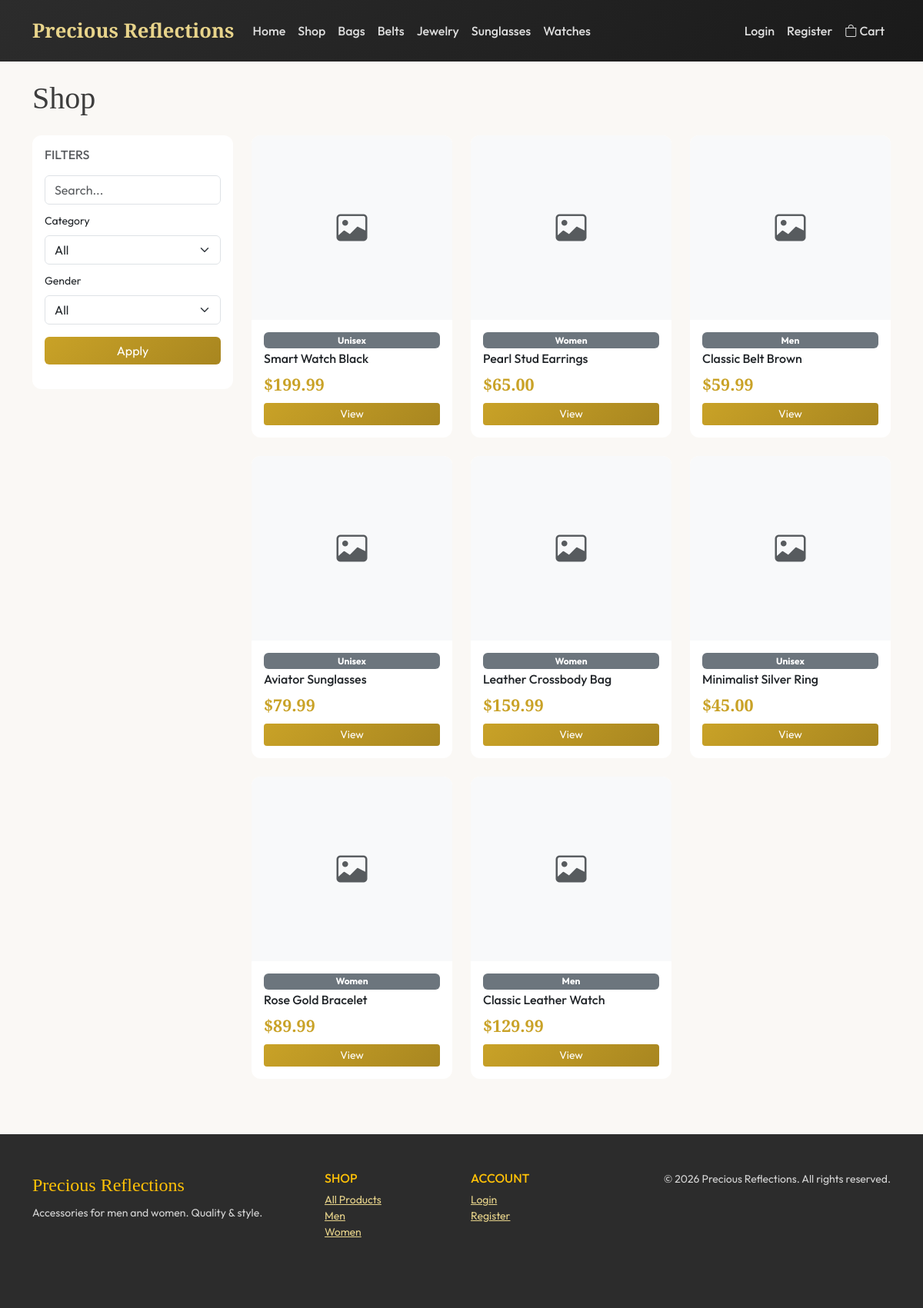
The app's page /shop/ with its own data.
### store/models.py (models this page shows, shortened)
class Category(models.Model):
    name = models.CharField(max_length=100)
    slug = models.SlugField(unique=True, max_length=100)
    description = models.TextField(blank=True)
    image = models.ImageField(upload_to='categories/', blank=True, null=True)
    created_at = models.DateTimeField(auto_now_add=True)
    class Meta:
        verbose_name_plural = 'Categories'
        ordering = ['name']

class Product(models.Model):
    name = models.CharField(max_length=200)
    slug = models.SlugField(unique=True, max_length=200)
    description = models.TextField()
    price = models.DecimalField(max_digits=10, decimal_places=2, validators=[MinValueValidator(0)])
    stock = models.PositiveIntegerField(default=0)
    category = models.ForeignKey(Category, on_delete=models.CASCADE, related_name='products')
    gender = models.CharField(max_length=1, choices=GENDER_CHOICES, default='U')
    image = models.ImageField(upload_to='products/', blank=True, null=True)
    created_at = models.DateTimeField(auto_now_add=True)
    updated_at = models.DateTimeField(auto_now=True)
    is_active = models.BooleanField(default=True)
    class Meta:
        ordering = ['-created_at']
    @property
    def out_of_stock(self):
        return self.stock == 0

### store/views.py (the view)
# urls.py: path('shop/', views.shop, name='shop'),
def shop(request):
    qs = Product.objects.filter(is_active=True)
    category_slug = request.GET.get('category')
    gender = request.GET.get('gender')
    q = request.GET.get('q', '').strip()
    if category_slug:
        qs = qs.filter(category__slug=category_slug)
    if gender and gender in ('M', 'F', 'U'):
        qs = qs.filter(gender=gender)
    if q:
        qs = qs.filter(Q(name__icontains=q) | Q(description__icontains=q))
    paginator = Paginator(qs, 12)
    page = request.GET.get('page', 1)
    products = paginator.get_page(page)
    categories = Category.objects.all()
    return render(request, 'store/shop.html', {
        'products': products,
        'categories': categories,
        'selected_category': category_slug,
        'selected_gender': gender,
        'search_q': q,
    })

### store/context_processors.py (called while the page is built)
def cart_count(request):
    count = 0
    if request.session.get('cart'):
        for item in request.session['cart'].values():
            count += item.get('quantity', 0)
    return {'cart_count': count}

def categories_nav(request):
    from .models import Category
    categories = Category.objects.all()[:10]
    return {'nav_categories': categories}

### templates/store/shop.html (shortened to what this page needs)
{% extends 'base.html' %}
{% load static %}
{% block content %}
<div class="container">
  <h1 class="font-serif mb-4">Shop</h1>
  <div class="row">
    <aside class="col-lg-3 mb-4">
      <div class="card p-3">
        <h6 class="text-uppercase text-muted mb-3">Filters</h6>
        <form method="get" class="mb-3">
          <input type="text" name="q" class="form-control mb-2" placeholder="Search..." value="{{ search_q|default:'' }}">
          <label class="form-label small">Category</label>
          <select name="category" class="form-select mb-2">
            <option value="">All</option>
          </select>
          <label class="form-label small">Gender</label>
          <select name="gender" class="form-select mb-3">
            <option value="">All</option>
          </select>
          <button type="submit" class="btn btn-gold w-100">Apply</button>
        </form>
      </div>
    </aside>
    <div class="col-lg-9">
      <div class="row g-4">
        {% for product in products %}
        <div class="col-6 col-md-4">
          <div class="card h-100">
            <a href="{% url 'store:product_detail' product.slug %}">
              {% if product.image %}
              <img src="{{ product.image.url }}" class="card-img-top" alt="{{ product.name }}">
              {% else %}
              <div class="card-img-top bg-light d-flex align-items-center justify-content-center text-muted"><i class="bi bi-image fs-1"></i></div>
              {% endif %}
            </a>
            <div class="card-body d-flex flex-column">
              <span class="badge bg-secondary mb-1">{{ product.get_gender_display }}</span>
              <h6 class="card-title"><a href="{% url 'store:product_detail' product.slug %}" class="text-dark text-decoration-none">{{ product.name }}</a></h6>
              <p class="product-price mb-2">${{ product.price }}</p>
              {% if product.out_of_stock %}
              <span class="text-danger small">Out of stock</span>
              {% else %}
              <a href="{% url 'store:product_detail' product.slug %}" class="btn btn-gold btn-sm mt-auto">View</a>
              {% endif %}
            </div>
          </div>
        </div>
        {% empty %}
        <div class="col-12">
          <p class="text-muted">No products match your filters.</p>
        </div>
        {% endfor %}
      </div>
    </div>
  </div>
</div>
{% endblock %}

### templates/base.html (shortened to what this page needs)
{% load static %}
<!DOCTYPE html>
<html lang="en">
<head>
  <link href="https://cdn.jsdelivr.net/npm/bootstrap@5.3.2/dist/css/bootstrap.min.css" rel="stylesheet">
  <link rel="stylesheet" href="https://cdn.jsdelivr.net/npm/bootstrap-icons@1.11.1/font/bootstrap-icons.css">
</head>
<body>
  <nav class="navbar navbar-expand-lg navbar-dark py-3">
    <div class="container">
      <a class="navbar-brand" href="{% url 'store:home' %}">Precious Reflections</a>
      <div class="collapse navbar-collapse" id="nav">
        <ul class="navbar-nav me-auto">
          <li class="nav-item"><a class="nav-link" href="{% url 'store:home' %}">Home</a></li>
          <li class="nav-item"><a class="nav-link" href="{% url 'store:shop' %}">Shop</a></li>
          {% for cat in nav_categories %}
          <li class="nav-item"><a class="nav-link" href="{% url 'store:shop' %}?category={{ cat.slug }}">{{ cat.name }}</a></li>
          {% endfor %}
        </ul>
        <ul class="navbar-nav">
          {% if user.is_authenticated %}
            <li class="nav-item"><a class="nav-link" href="{% url 'accounts:profile' %}"><i class="bi bi-person"></i> Profile</a></li>
            <li class="nav-item"><a class="nav-link" href="{% url 'accounts:order_history' %}">Orders</a></li>
            {% if user.is_staff %}
            <li class="nav-item"><a class="nav-link" href="{% url 'store:admin_dashboard' %}">Dashboard</a></li>
            <li class="nav-item"><a class="nav-link" href="{% url 'admin:index' %}">Admin</a></li>
            {% endif %}
            <li class="nav-item"><a class="nav-link" href="{% url 'accounts:logout' %}">Logout</a></li>
          {% else %}
            <li class="nav-item"><a class="nav-link" href="{% url 'accounts:login' %}">Login</a></li>
            <li class="nav-item"><a class="nav-link" href="{% url 'accounts:register' %}">Register</a></li>
          {% endif %}
          <li class="nav-item">
            <a class="nav-link position-relative" href="{% url 'store:cart' %}">
              <i class="bi bi-bag"></i> Cart
            </a>
          </li>
        </ul>
      </div>
    </div>
  </nav>
  <main class="py-4">
    {% block content %}{% endblock %}
  </main>
  <footer class="py-5 mt-5">
    <div class="container">
      <div class="row">
        <div class="col-md-4 mb-4">
          <span class="font-serif fs-4 text-warning">Precious Reflections</span>
          <p class="mt-2 small">Accessories for men and women. Quality & style.</p>
        </div>
        <div class="col-md-2 mb-4">
          <h6 class="text-uppercase text-warning">Shop</h6>
          <ul class="list-unstyled small">
            <li><a href="{% url 'store:shop' %}">All Products</a></li>
            <li><a href="{% url 'store:shop' %}?gender=M">Men</a></li>
            <li><a href="{% url 'store:shop' %}?gender=F">Women</a></li>
          </ul>
        </div>
        <div class="col-md-2 mb-4">
          <h6 class="text-uppercase text-warning">Account</h6>
          <ul class="list-unstyled small">
            {% if user.is_authenticated %}
            <li><a href="{% url 'accounts:profile' %}">Profile</a></li>
            <li><a href="{% url 'accounts:order_history' %}">Order History</a></li>
            {% else %}
            <li><a href="{% url 'accounts:login' %}">Login</a></li>
            <li><a href="{% url 'accounts:register' %}">Register</a></li>
            {% endif %}
          </ul>
        </div>
        <div class="col-md-4 mb-4 text-md-end small">
          &copy; {% now "Y" %} Precious Reflections. All rights reserved.
        </div>
      </div>
    </div>
  </footer>
</body>
</html>

### templates/base.html (style rules this page uses)
:root { --gold: #c9a227; --gold-light: #e8d48b; --charcoal: #2c2c2c; --cream: #faf8f5; --text: #3d3d3d; }
body { font-family: 'Outfit', sans-serif; background: var(--cream); color: var(--text); }
.font-serif { font-family: 'Cormorant Garamond', serif; }
.navbar { background: linear-gradient(135deg, var(--charcoal) 0%, #1a1a1a 100%) !important; }
.navbar-brand { font-family: 'Cormorant Garamond', serif; font-size: 1.6rem; font-weight: 600; color: var(--gold-light) !important; }
.nav-link { color: rgba(255,255,255,.85) !important; font-weight: 500; }
.btn-gold { background: linear-gradient(135deg, var(--gold), #a88620); color: #fff; border: none; }
.card { border: none; border-radius: 12px; overflow: hidden; transition: transform .2s, box-shadow .2s; }
.card-img-top { height: 240px; object-fit: cover; }
.product-price { font-family: 'Cormorant Garamond', serif; font-size: 1.35rem; color: var(--gold); font-weight: 600; }
footer { background: var(--charcoal); color: rgba(255,255,255,.8); }
footer a { color: var(--gold-light); }

### records on screen
Category: name "Bags"
Category: name "Belts"
Category: name "Jewelry"
Category: name "Sunglasses"
Category: name "Watches"
Product: gender "Unisex", name "Smart Watch Black", price "199.99", stock "View"
Product: gender "Women", name "Pearl Stud Earrings", price "65.00", stock "View"
Product: gender "Men", name "Classic Belt Brown", price "59.99", stock "View"
Product: gender "Unisex", name "Aviator Sunglasses", price "79.99", stock "View"
Product: gender "Women", name "Leather Crossbody Bag", price "159.99", stock "View"
Product: gender "Unisex", name "Minimalist Silver Ring", price "45.00", stock "View"
Product: gender "Women", name "Rose Gold Bracelet", price "89.99", stock "View"
Product: gender "Men", name "Classic Leather Watch", price "129.99", stock "View"
